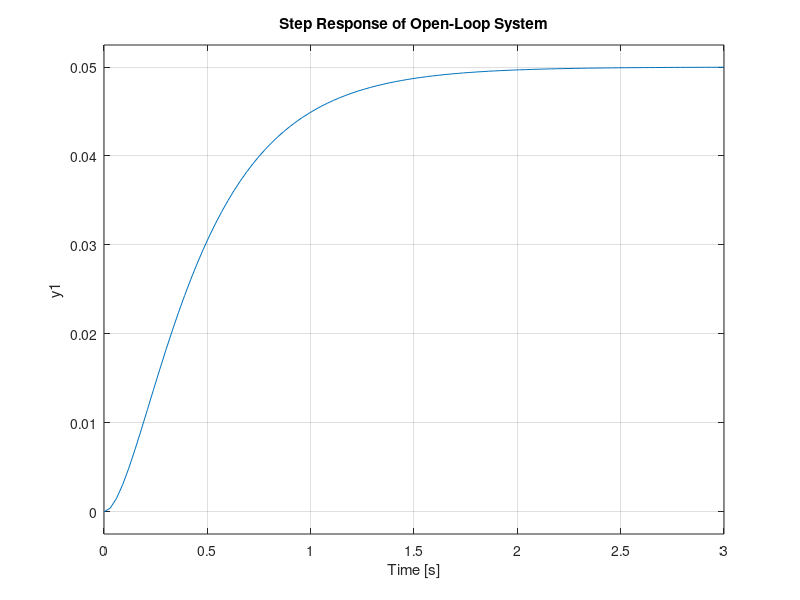
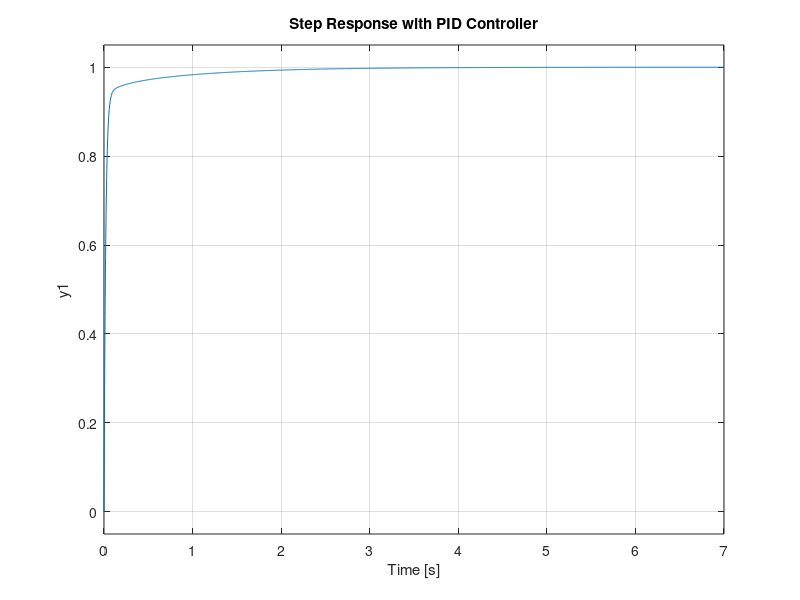

MATLAB code to generate these figures, in order: (Note: this script raises an error after producing the figures.)
% System parameters
m = 1;    % Mass (kg)
b = 10;   % Damping coefficient (Ns/m)
k = 20;   % Spring constant (N/m)

% Transfer function: X(s)/F(s) = 1 / (ms^2 + bs + k)
num = [1];
den = [m b k];

sys = tf(num, den);
step(sys)
title('Step Response of Open-Loop System')
% PID Controller gains
Kp = 350;
Ki = 300;
Kd = 50;

% Create PID controller
C = pid(Kp, Ki, Kd);

% Closed-loop system: T(s) = C(s)G(s)/(1 + C(s)G(s))
T = feedback(C * sys, 1);

% Plot step response with PID controller
figure;
step(T)
title('Step Response with PID Controller')
info = stepinfo(T)